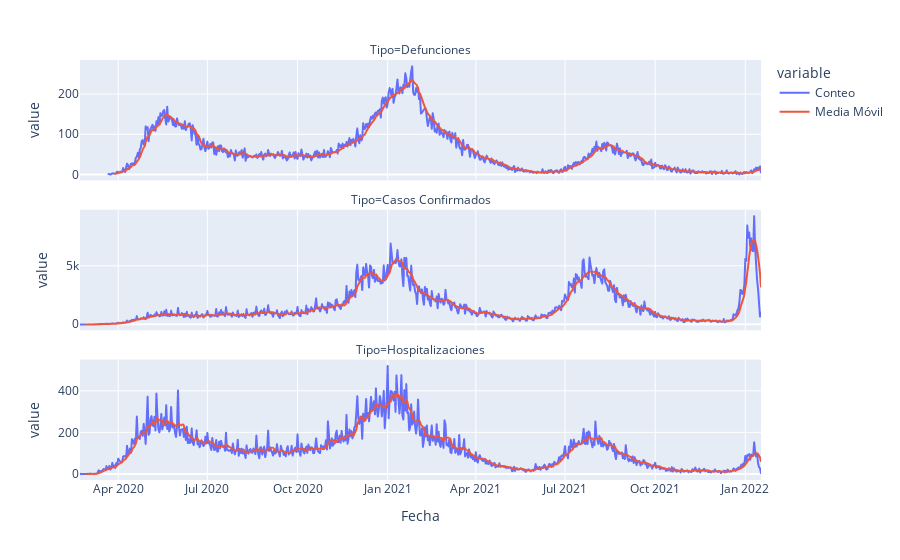

Notebook cell for this chart:
### Code cell
fig = px.line(casos_defunciones_hospitalizaciones, x='Fecha', y='value', color='variable', facet_col='Tipo', facet_col_wrap=1)
fig.update_yaxes(matches=None)
fig.show()

### Figure 1 — Plotly figure (JSON) as saved in the notebook; plotly's stock layout.template omitted (floating-point values rounded to 4 significant figures; data arrays with more than 128 entries replaced by an {"elided": "..."} marker saying what was removed)
{"data": [{"hovertemplate": "variable=Conteo<br>Tipo=Defunciones<br>Fecha=%{x}<br>value=%{y}<extra></extra>", "legendgroup": "Conteo", "line": {"color": "#636efa", "dash": "solid"}, "marker": {"symbol": "circle"}, "mode": "lines", "name": "Conteo", "showlegend": true, "type": "scattergl", "x": {"elided": "667 str values"}, "xaxis": "x3", "y": {"elided": "667 int values"}, "yaxis": "y3"}, {"hovertemplate": "variable=Conteo<br>Tipo=Casos Confirmados<br>Fecha=%{x}<br>value=%{y}<extra></extra>", "legendgroup": "Conteo", "line": {"color": "#636efa", "dash": "solid"}, "marker": {"symbol": "circle"}, "mode": "lines", "name": "Conteo", "showlegend": false, "type": "scattergl", "x": {"elided": "696 str values"}, "xaxis": "x2", "y": {"elided": "696 int values"}, "yaxis": "y2"}, {"hovertemplate": "variable=Conteo<br>Tipo=Hospitalizaciones<br>Fecha=%{x}<br>value=%{y}<extra></extra>", "legendgroup": "Conteo", "line": {"color": "#636efa", "dash": "solid"}, "marker": {"symbol": "circle"}, "mode": "lines", "name": "Conteo", "showlegend": false, "type": "scattergl", "x": {"elided": "696 str values"}, "xaxis": "x", "y": {"elided": "696 int values"}, "yaxis": "y"}, {"hovertemplate": "variable=Media Móvil<br>Tipo=Defunciones<br>Fecha=%{x}<br>value=%{y}<extra></extra>", "legendgroup": "Media Móvil", "line": {"color": "#EF553B", "dash": "solid"}, "marker": {"symbol": "circle"}, "mode": "lines", "name": "Media Móvil", "showlegend": true, "type": "scattergl", "x": {"elided": "667 str values"}, "xaxis": "x3", "y": {"elided": "667 float values"}, "yaxis": "y3"}, {"hovertemplate": "variable=Media Móvil<br>Tipo=Casos Confirmados<br>Fecha=%{x}<br>value=%{y}<extra></extra>", "legendgroup": "Media Móvil", "line": {"color": "#EF553B", "dash": "solid"}, "marker": {"symbol": "circle"}, "mode": "lines", "name": "Media Móvil", "showlegend": false, "type": "scattergl", "x": {"elided": "696 str values"}, "xaxis": "x2", "y": {"elided": "696 float values"}, "yaxis": "y2"}, {"hovertemplate": "variable=Media Móvil<br>Tipo=Hospitalizaciones<br>Fecha=%{x}<br>value=%{y}<extra></extra>", "legendgroup": "Media Móvil", "line": {"color": "#EF553B", "dash": "solid"}, "marker": {"symbol": "circle"}, "mode": "lines", "name": "Media Móvil", "showlegend": false, "type": "scattergl", "x": {"elided": "696 str values"}, "xaxis": "x", "y": {"elided": "696 float values"}, "yaxis": "y"}], "layout": {"annotations": [{"font": {}, "showarrow": false, "text": "Tipo=Hospitalizaciones", "x": 0.5, "xanchor": "center", "xref": "paper", "y": 0.2867, "yanchor": "bottom", "yref": "paper"}, {"font": {}, "showarrow": false, "text": "Tipo=Casos Confirmados", "x": 0.5, "xanchor": "center", "xref": "paper", "y": 0.6433, "yanchor": "bottom", "yref": "paper"}, {"font": {}, "showarrow": false, "text": "Tipo=Defunciones", "x": 0.5, "xanchor": "center", "xref": "paper", "y": 1.0, "yanchor": "bottom", "yref": "paper"}], "autosize": true, "dragmode": "zoom", "legend": {"title": {"text": "variable"}, "tracegroupgap": 0}, "margin": {"t": 60}, "xaxis": {"anchor": "y", "autorange": true, "domain": [0, 1], "range": ["2020-02-22", "2022-01-17"], "title": {"text": "Fecha"}, "type": "date"}, "xaxis2": {"anchor": "y2", "autorange": true, "domain": [0, 1], "matches": "x", "range": ["2020-02-22", "2022-01-17"], "showticklabels": false, "type": "date"}, "xaxis3": {"anchor": "y3", "autorange": true, "domain": [0, 1], "matches": "x", "range": ["2020-02-22", "2022-01-17"], "showticklabels": false, "type": "date"}, "yaxis": {"anchor": "x", "autorange": true, "domain": [0, 0.2867], "range": [-28.94, 549.9], "title": {"text": "value"}, "type": "linear"}, "yaxis2": {"anchor": "x2", "autorange": true, "domain": [0.3567, 0.6433], "range": [-515.5, 9794.0], "title": {"text": "value"}, "type": "linear"}, "yaxis3": {"anchor": "x3", "autorange": true, "domain": [0.7133, 1.0], "range": [-15.0, 285], "title": {"text": "value"}, "type": "linear"}}}
